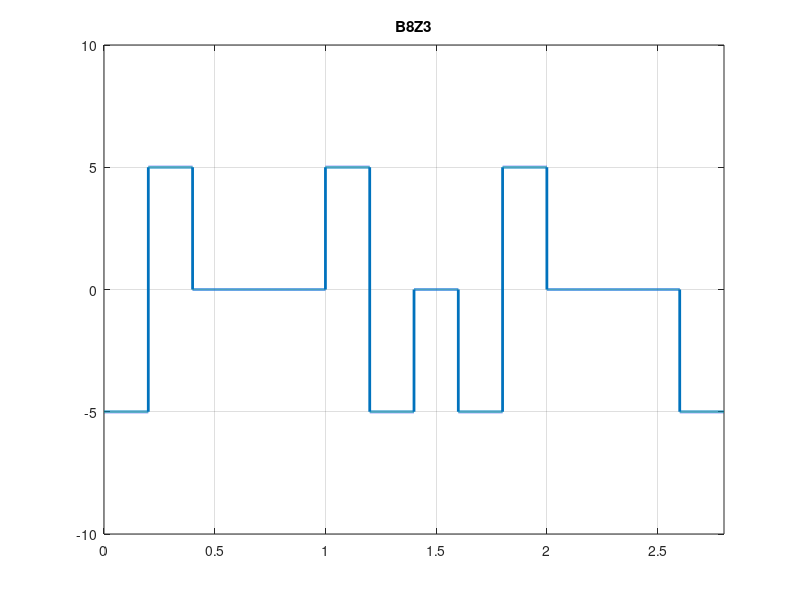

This figure's MATLAB source:
clc;
clear;
close all;

bits = [ 1 1 0 0 0 0 0 0 0 0 0 0 0 1];
amp = input("Enter the amplitude: ");
bit_rate = input("Enter the bit_rate: ");

pre_vol = 1;
voltage = pre_vol * amp;
len = length(bits);
Time = len/bit_rate;
sampling_frquency = 10000;

zero = 0;
one = 0;
for i = 1:len
    if bits(i) == 0
        zero = zero + 1;
    else
        one = one + 1;
        zero = 0;
    end
    
    if zero > 7
        y_level(i-4) = voltage;
        y_level(i-3) = -voltage;
        y_level(i-1) = -voltage;
        y_level(i) = voltage;
        zero = 0;
    elseif bits(i)==0
        y_level(i) = 0;
    else 
        y_level(i) = -voltage;
        voltage = y_level(i);
    end
end
  
%Modulation
time = 0: 1/sampling_frquency:Time;
x = 1;
for i = 1:length(time)
  result(i) = y_level(x);
  if bit_rate * time(i) >= x;
    x = x + 1;
  end
end

plot(time, result, 'Linewidth', 2);
axis([0 Time -amp*2 amp*2]);
grid on;
title('B8Z3');

%Demodulation
x = 1;
for i = 1:length(time)
  if bit_rate * time(i) >= x
    tmp = result(i)/amp;
    if tmp == 0
      ans_bits(x) = 0;
    else
      if tmp==pre_vol    
          ans_bits(x+1) = 0;
          ans_bits(x+2) = 0;
          ans_bits(x+3) = 0;
          ans_bits(x+4) = 0;
          x = x + 4;
      else
          ans_bits(x) = 1;
          pre_vol = tmp;
      end 
    end
    x = x + 1;
  end
end

disp("Orginal bit : ");
disp(bits);

disp("Demodulation: ");
disp(ans_bits);
  




